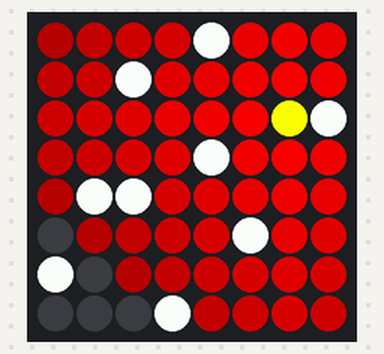
Recording of a program running on a simulated Raspberry Pi (BCM pin numbers) with a Sense HAT. Shown: the Sense HAT's 8×8 RGB LED matrix. Random numbers come from a fixed seed; what the program prints to the terminal is not drawn. At 0.2 s the program stops and its outputs stay as they are.

Above: at 0.3 s.

The program:

djikstra.py
```python
import numpy as np
from sense_hat import SenseHat
import time

class Environment(object):

    def __init__(self, map_size, wall_proportion):
        self.map_size = map_size
        self.wall_prop = int(wall_proportion * map_size**2) # Compute the number of tiles which will be filled by a box

        self.env = np.zeros((map_size, map_size))

        self.target = None

        self.setWalls()
        self.setTarget()

    def setWalls(self):
        temp = self.env.reshape((self.map_size**2, 1))
        x = np.random.permutation(self.map_size**2)
        temp[x[0:self.wall_prop]]= 1
        self.env = temp.reshape((self.map_size, self.map_size))

    def setTarget(self):
        x, y = np.random.randint(0, self.map_size), np.random.randint(0, self.map_size)
        while(self.env[x, y] == 1):
            x, y = np.random.randint(0, self.map_size), np.random.randint(0, self.map_size)
        self.target = (x, y)

    def getEnvironment(self):
        return self.env

    def getTarget(self):
        return self.target

    def getDists(self):
        board = self.env
        target = self.target

        distances = np.full(board.shape, np.inf)
        distances[target] = 0

        end = 0
        dist = 0
        curr_node = target
        while True:
            # Get the list of indices that are equal to the current distance
            ixs = np.where(distances == dist)
            dist = dist + 1

            # If distance is not in the matrix then we are done. We have reached the maximum
            if len(ixs[0]) == 0: break

            # For each index in the matrix
            for i in range(0, len(ixs[0])):
                curr_node = (ixs[0][i], ixs[1][i])
                # Define the search area as top, bottom, left and right
                for i in [(-1, 0), (0, -1), (0, 1), (1, 0)]:
                    # Make sure the board is within the bounds. Need to catch the -1 because it doesnt throw an error
                    if curr_node[0]+i[0] >= 0 and curr_node[1]+i[1] >= 0:
                        try:
                            ix = (curr_node[0]+i[0], curr_node[1]+i[1])
                            # If the board space is available and has not yet been attributed a distance
                            if not board[ix] == 1 and distances[ix] == np.inf: distances[ix] = dist
                        except IndexError:
                            pass
        self.distances = distances
        return distances

    def plotEnvironment(self):
        env = self.env
        env[self.target[0], self.target[1]] = 0.5
        plt.imshow(self.env, cmap = 'gray_r')
        plt.show()


def getDistDijkstra(board, init_node, target, verbose = 1):

    values = np.full(board.shape, np.inf)
    unvisited = np.ones(board.shape, dtype=bool)

    values[init_node] = 0
    unvisited[init_node] = False

    if verbose == 1:
        print(values)
        print('Unvisited: \n' + str(unvisited))
        print('-----------------------------------')

    end = 0
    curr_node = init_node

    while end == 0:
        if verbose == 1: print('Current node: ' + str(curr_node))

        for i in [(-1, 0), (0, -1), (0, 1), (1, 0)]:
            # Make sure the board is within the bounds. Need to catch the -1 because it doesnt throw an error
            if curr_node[0]+i[0] >= 0 and curr_node[1]+i[1] >= 0:
                try:
                    ix = (curr_node[0]+i[0], curr_node[1]+i[1])
                    if not board[ix] == 1:
                        if values[ix] > values[curr_node] + 1:
                            values[ix] = values[curr_node] + 1
                except IndexError:
                    if verbose == 1:
                        print('ERROR')
                        pass

        unvisited[curr_node] = False

        if verbose == 1:
            print('Unvisited: \n' + str(unvisited))
            print('Values: \n' + str(values))

        if not unvisited[target]:
            if verbose == 1: print('Target found')
            end = 1
        elif np.min(values[unvisited]) == np.inf:
            if verbose == 1: print('Nothing else')
            end = 1
        else:
            minim = np.inf
            ix = [0, 0]
            for i in range(0, size):
                for j in range(0, size):
                    if unvisited[i, j] == True:
                        if values[i, j] < minim:
                            minim = values[i, j]
                            ix = (i, j)
            curr_node = ix
            if verbose == 1:
                print('Update node to: ' + str(curr_node))
        #print('-----------------------------------')

    return values[target]

size = 8

sense = SenseHat()
sense.set_rotation(90)
sense.clear(0, 0, 255)

env = Environment(size, 1/7)
board = env.getEnvironment()

print(board)

target = env.getTarget()
board[target] = 0.5
print('Target: ' + str(target))

print('Board')
print(board)

distances = np.zeros((size, size))
for i in range(0, size):
    for j in range(0, size):
        if not board[i,j] == 1:
            distances[i,j] = getDistDijkstra(board, (i,j), target, 0)
        else:
            distances[i, j] = -1

print(distances)

print(np.nanmax(distances))
maximum = np.nanmax(distances[distances != np.inf])
for i in range(0, size):
    for j in range(0, size):
        if distances[i,j] == -1:
            sense.set_pixel(i, j, 255, 255, 255)
        elif distances[i,j] == 0:
            sense.set_pixel(i, j, 255, 255, 0)
        elif distances[i,j] == np.inf:
            sense.set_pixel(i, j, 0, 0, 0)
        else:
            value = 255-int(distances[i,j]*255/maximum)
            if value == 0:
                sense.set_pixel(i, j, 10, 0, 0)
            else:
                sense.set_pixel(i, j, value, 0, 0)

sense.flip_h(True)
```
